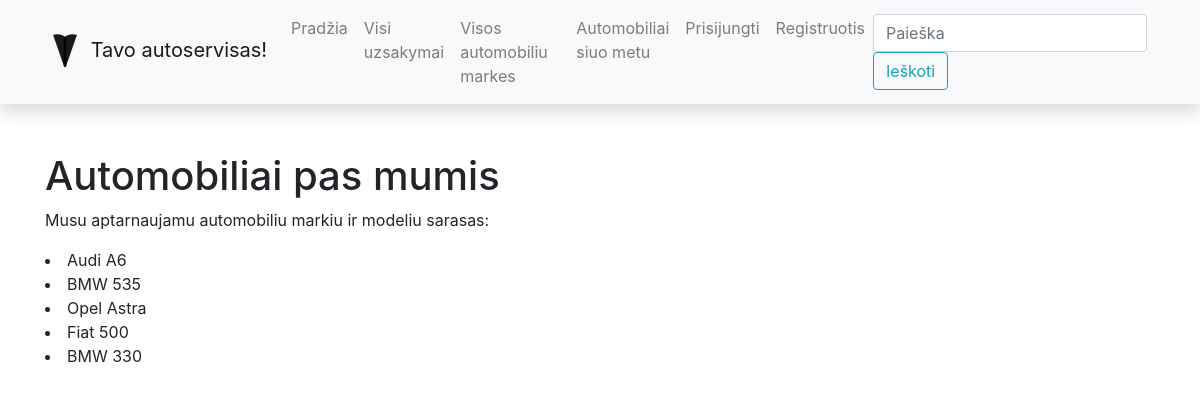
Page /autoservisas/modeliai/ on the committed database.
### autoservisas/models.py (models this page shows, shortened)
class Modelis(models.Model):
    marke = models.CharField('Automobilio marke', max_length=100, help_text='Iveskite automobilio marke')
    modelis = models.CharField('Automobilio modelis', max_length=100, help_text='Iveskite automobilio modeli')
    class Meta:
        verbose_name = "Modelis"
        verbose_name_plural = "Modeliai"

### autoservisas/views.py (the view)
# urls.py: path('modeliai/', views.modeliai, name='modeliai'),
def modeliai(request):
    modeliai_num = Modelis.objects.all()
    context = {'modeliai_num': modeliai_num,
               }
    return render(request, 'modeliai.html', context=context)

### autoservisas/templates/modeliai.html
{% extends "base.html" %}
{% block content %}
<h1>Automobiliai pas mumis</h1>
<p>Musu aptarnaujamu automobiliu markiu ir modeliu sarasas: </p>
{% for auto in modeliai_num %}
<li>{{auto.marke}} {{auto.modelis}}</li>
{% endfor %}
{% endblock %}

### rows in the picture
Modelis: marke "Audi", modelis "A6"
Modelis: marke "BMW", modelis "535"
Modelis: marke "Opel", modelis "Astra"
Modelis: marke "Fiat", modelis "500"
Modelis: marke "BMW", modelis "330"
